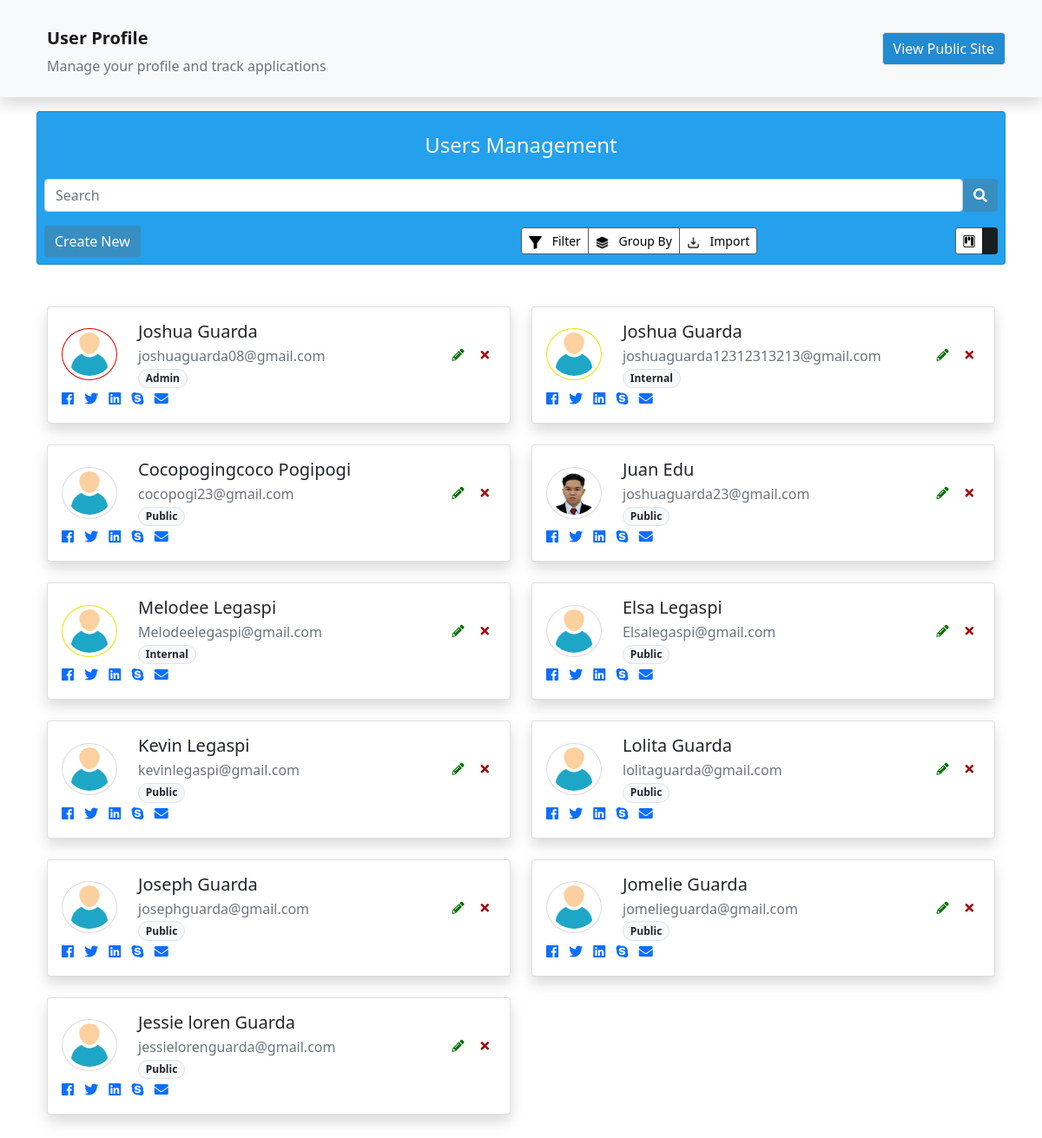
Page /admin-users-management/ (signed in) on the earlier database version.
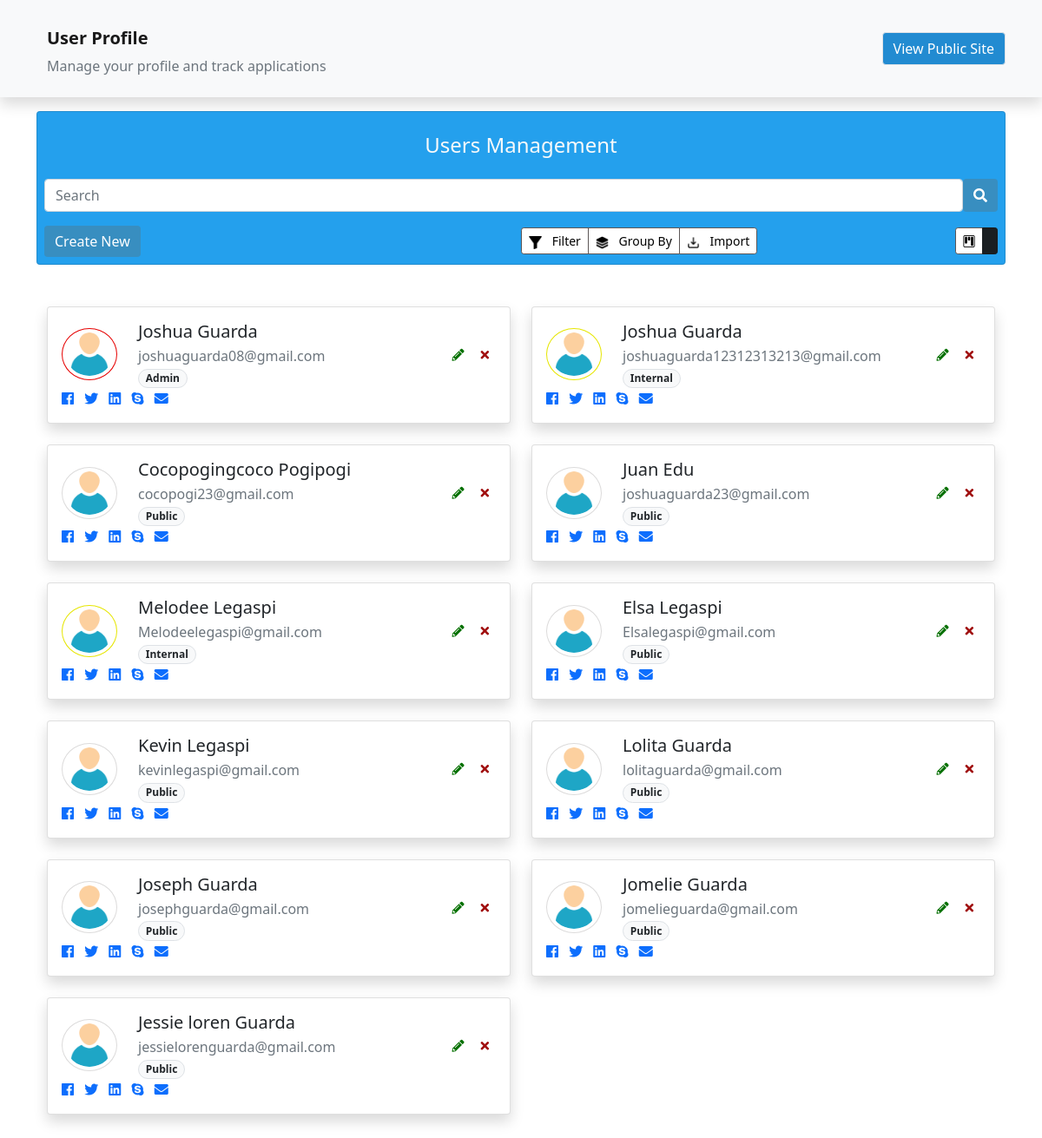
Same page on the later database version.
### my_app/models.py (models this page shows, shortened)
class Users(db.Model,UserMixin):
    id = db.Column(db.Integer(),primary_key=True)
    firstname=db.Column(db.String(length=30),nullable=False)
    lastname=db.Column(db.String(length=30),nullable=False)
    email_address=db.Column(db.String(length=50),nullable=False,unique=True)
    password_hash=db.Column(db.String(length=30),nullable=False)
    address_1 = db.Column(db.String(length=100),nullable=True)
    address_2 = db.Column(db.String(length=100),nullable=True)
    zipcode = db.Column(db.Integer(),nullable=True)
    mobile_number = db.Column(db.String(length=11),nullable=True)
    phone_number = db.Column(db.String(length=8),nullable=True)
    profile_picture =db.Column(db.String(),nullable=True)
    department_id =db.Column(db.Integer(),db.ForeignKey('department.id'))
    department = db.relationship('Department')
    user_type_id = db.Column(db.Integer(),db.ForeignKey('usertype.id'))
    user_type = db.relationship('Usertype')
    brgy_id = db.Column(db.Integer(),db.ForeignKey('barangay.id'))
    barangay = db.relationship('Barangay')
    munci_id = db.Column(db.Integer(),db.ForeignKey('municipality.id'))
    municipality = db.relationship('Municipality')
    prov_id = db.Column(db.Integer(),db.ForeignKey('province.id'))
    province= db.relationship('Province')
    creation_date = db.Column(db.Date(),nullable=False)
    write_date =  db.Column(db.Date(),nullable=False)
    @property
    def password(self):
        raise AttributeError("Password is write-only.")

class Usertype(db.Model):
    id = db.Column(db.Integer(),primary_key=True)
    name=db.Column(db.String(length=30),unique=True,nullable=False)
    user_type=db.relationship('Users',backref='desig_user',lazy=True)
    def __str__(self):
        return self.name

### my_app/routes.py (the view)
@app.route('/admin-users-management/')
@login_required
def admin_dashboard_manage_users():
    users=Users.query.all()
    return render_template("admin/admin_users_management.html",show_navbar=False, users=users)

### my_app/models.py (called while the page is built)
@login_manager.user_loader
def load_user(user_id):
    return Users.query.get(int(user_id))

### my_app/templates/admin/admin_users_management.html (shortened to what this page needs)
{% extends "admin/admin_dashboard.html"%}
{% block nav%}
<li class="nav-item">
    <button id="nav-btn" type="button" class="btn btn-light fw-normal border" onclick="location.href='{{ url_for('home_page') }}'">
    View Public Site
    </button>
</li>
{% endblock%}
{% block section %}
<section id="UsersManagement">
    <div class="container">
        <div class="row pt-3">
            <div class="col-12">
                <div class="card users-management">
                    <div class="card-body p-2">
                        <div class="text-center">
                            <h4 class="py-3 text-light">Users Management</h4>
                            <div class="d-flex">
                                <input type="text" class="form-control" placeholder="Search">
                                <button class="btn btn-primary" type="button">
                                    <i class="fas fa-search"></i>
                                </button>
                            </div>
                        </div>
                        <div class="d-flex justify-content-between align-items-center mt-3 flex-wrap">
                            <button type="button" class="btn btn-primary d-none d-md-block">Create New</button>
                            <div class="d-none d-md-flex justify-content-between w-50">
                                <div class="btn-group" role="group" aria-label="Basic outlined example">
                                    <button type="button" class="btn btn-sm btn-dark">
                                        <img src="{{ url_for('static', filename='builtin/icons/filter.png') }}" width="15">
                                        <span class="ms-2">Filter</span>
                                    </button>
                                    <button type="button" class="btn btn-sm btn-dark">
                                        <img src="{{ url_for('static', filename='builtin/icons/layer.png') }}" width="15">
                                        <span class="ms-2">Group By</span>
                                    </button>
                                    <button type="button" class="btn btn-sm btn-dark">
                                        <img src="{{ url_for('static', filename='builtin/icons/import.png') }}" width="15">
                                        <span class="ms-2">Import</span>
                                    </button>
                                </div>
                                <div class="btn-group" role="group" aria-label="Basic outlined example">
                                    <button id="btn-UsersKanbanView" type="button" class="btn btn-sm btn-dark " data-bs-toggle="tooltip" title="Kanban View">
                                        <i class="bi bi-kanban"></i>
                                    </button>
                                    <button id="btn-UsersTreeView" type="button" class="btn btn-sm btn-dark active" data-bs-toggle="tooltip" title="List View">
                                    </button>
                                </div>
                            </div>
                        </div>
                    </div>
                </div>
            </div>
        </div>
        <section id="UsersManagementKanbanView" class="container">
            <div class="row row-cols-1 row-cols-lg-2 g-4 py-5">
                {% for user in users %}
                <div class="col">
                    <div class="card shadow h-100">
                        <div class="card-body">
                            <div class="d-flex flex-wrap align-items-center justify-content-between">
                                <div class="d-flex align-items-center flex-wrap flex-grow-1 min-w-0">
                                    <img src="{{
                                    url_for('static', filename='uploads/avatars/' + user.profile_picture)
                                    if user.profile_picture
                                    else url_for('static', filename='builtin/icons/person.png')
                                    }}"
                                    onerror="this.onerror=null; this.src='{{ url_for('static', filename='builtin/icons/person.png') }}';"
                                    class="rounded-circle me-3 p-1"
                                    style="border: 1px solid {{ user.department.color if user.department and user.department.color else '#dcdbdb' }};"
                                    width="64" height="60">
                                    <div class="px-2">
                                    <h5 class="mb-1" >{{ user.firstname|capitalize }} {{ user.lastname|capitalize }}</h5>
                                    <p class="text-muted mb-0" >{{ user.email_address }}</p>
                                    <p class="text-muted mb-0">
                                        <span class="badge border rounded-pill bg-light text-dark">{{ user.user_type|capitalize }}</span>
                                    </p>
                                </div>
                            </div>
                            <div class="btn-group gap-1 mt-3 mt-md-0">
                                <a href="#" class="btn btn-transparent-success custom-tooltip btn-sm " data-bs-toggle="tooltip" title="Edit">
                                <i class="fas fa-pencil-alt"></i>
                                </a>
                                <a href="#" class="btn btn-transparent-danger custom-tooltip btn-sm " data-bs-toggle="tooltip" title="Delete">
                                <i class="fas fa-times"></i>
                                </a>
                            </div>
                        </div>
                        <ul class="list-inline mb-0">
                            <li class="list-inline-item">
                                <a href="#" data-bs-toggle="tooltip" title="Facebook"><i class="fab fa-facebook"></i></a>
                            </li>
                            <li class="list-inline-item">
                                <a href="#" data-bs-toggle="tooltip" title="Twitter"><i class="fab fa-twitter"></i></a>
                            </li>
                            <li class="list-inline-item">
                                <a href="#" data-bs-toggle="tooltip" title="LinkedIn"><i class="fab fa-linkedin"></i></a>
                            </li>
                            <li class="list-inline-item">
                                <a href="#" data-bs-toggle="tooltip" title="Skype"><i class="fab fa-skype"></i></a>
                            </li>
                            <li class="list-inline-item">
                                <a href="#" data-bs-toggle="tooltip" title="Message"><i class="fas fa-envelope"></i></a>
                            </li>
                        </ul>
                        </div>
                    </div>
                </div>
                {% endfor %}
            </div>
        </section>
    </div>
</section>
{% endblock%}

### my_app/templates/admin/admin_dashboard.html (shortened to what this page needs)
{% extends "dashboard/base_dashboard.html"%}

### my_app/templates/dashboard/base_dashboard.html (shortened to what this page needs)
{% extends "base.html"%}
{% block content %}
    <nav class="navbar navbar-expand-lg navbar-light bg-light shadow p-4 custom-nav-class">
        <div class="container">
            {% if current_user.user_type.name=='admin' or current_user.user_type.name=='internal'%}
                <div class="d-flex w-100 justify-content-between align-items-center position-relative">
                    <button class="btn btn-light d-flex justify-content-center align-items-center p-2 dashboard_side_btn" type="button" data-bs-toggle="offcanvas" data-bs-target="#offcanvasScrolling" aria-controls="offcanvasScrolling">
                        <img src="{{ url_for('static', filename='builtin/icons/menu-button.png') }}" width="20" alt="Menu Icon">
                    </button>
                    <div class="position-absolute start-50 translate-middle-x text-center">
                        <a class="navbar-brand fw-bold mb-0 text-dark" href="{{ url_for('admin_dashboard') }}">
                            <span>{{ current_user.user_type|capitalize }}</span> Dashboard
                        </a>
                        <div class="text-muted small">Welcome back, {{ current_user.firstname|capitalize }}</div>
                    </div>
                    <button class="navbar-toggler" type="button" data-bs-toggle="collapse" data-bs-target="#navbarNavAltMarkup" aria-controls="navbarNavAltMarkup" aria-expanded="false" aria-label="Toggle navigation">
                        <span class="navbar-toggler-icon"></span>
                    </button>
                </div>
            {% else %}
                <div class="container-fluid">
                    <div class="d-flex justify-content-between align-items-center">
                        <div class="d-flex flex-column w-75">
                            <a class="navbar-brand fw-bold" href="{{url_for('admin_dashboard')}}">User Profile</a>
                            <span class="text-sm text-muted UserProf">Manage your profile and track applications</span>
                        </div>
                    </div>
                </div>
            {% endif %}
            <div class="collapse navbar-collapse justify-content-center custom-nav-list-dashboard text-nowrap" id="navbarNavAltMarkup">
                <ul class="navbar-nav ms-auto">
                    {% block nav%}
                    {% endblock%}
                </ul>
            </div>
        </div>
    </nav>
    <section class="main-content">
    {% block section %}
    {% endblock%}
    </section>
{% endblock%}

### my_app/templates/base.html (shortened to what this page needs)
<!DOCTYPE html>
<html lang="en">
<head>
    <link href="https://cdn.jsdelivr.net/npm/bootstrap@5.0.2/dist/css/bootstrap.min.css" rel="stylesheet">
    <link href="https://use.fontawesome.com/releases/v5.6.3/css/all.css" rel="stylesheet">
    <link rel="stylesheet" href="https://cdn.jsdelivr.net/npm/bootstrap-icons@1.3.0/font/bootstrap-icons.css">
    <link href="https://cdn.jsdelivr.net/npm/remixicon@3.2.0/fonts/remixicon.css" rel="stylesheet">
    <link rel= "stylesheet" href= "{{ url_for('static',filename='style.css') }}">
</head>
<body>
    {% block content%}
    {% endblock%}
</body>
</html>

### my_app/static/style.css (style rules this page uses)
* { padding: 0; margin: 0; box-sizing: border-box; }
#nav-btn { color: #ffffff; background-color: #228bd1; white-space: nowrap; }
.main-content,.navbar { transition: margin 0.3s ease; }
.users-management { background-color: #24a0ed; }
.btn-primary, .btn-primary:focus, .btn-primary:active, .btn-primary:focus:active, .btn-primary:focus-visible { background-color: #388ec0; border: none; outline: none; box-shadow: none; transition: transform 0.3s ease, box-shadow 0.2s ease; }
.btn-dark, .btn-dark:focus, .btn-dark:active, .btn-dark:focus:active, .btn-dark:focus-visible { background-color: #ffffff; border: 1px solid rgb(92, 86, 86); outline: none; box-shadow: none; color: #000; transition: transform 0.2s ease, box-shadow 0.2s ease; }
.btn-transparent-success, .btn-transparent-success:focus, .btn-transparent-success:active, .btn-transparent-success:focus:active, .btn-transparent-success:focus-visible { color:#057001 ; border: none; outline: none; box-shadow: none; transition: transform 0.3s ease; }
.btn-transparent-danger, .btn-transparent-danger:focus, .btn-transparent-danger:active, .btn-transparent-danger:focus:active, .btn-transparent-danger:focus-visible { color:#a00f0f ; border: none; outline: none; box-shadow: none; transition: transform 0.3s ease; }

Differences in the rows shown:
changed Users "Juan": profile_picture: picture removed, a placeholder shows
